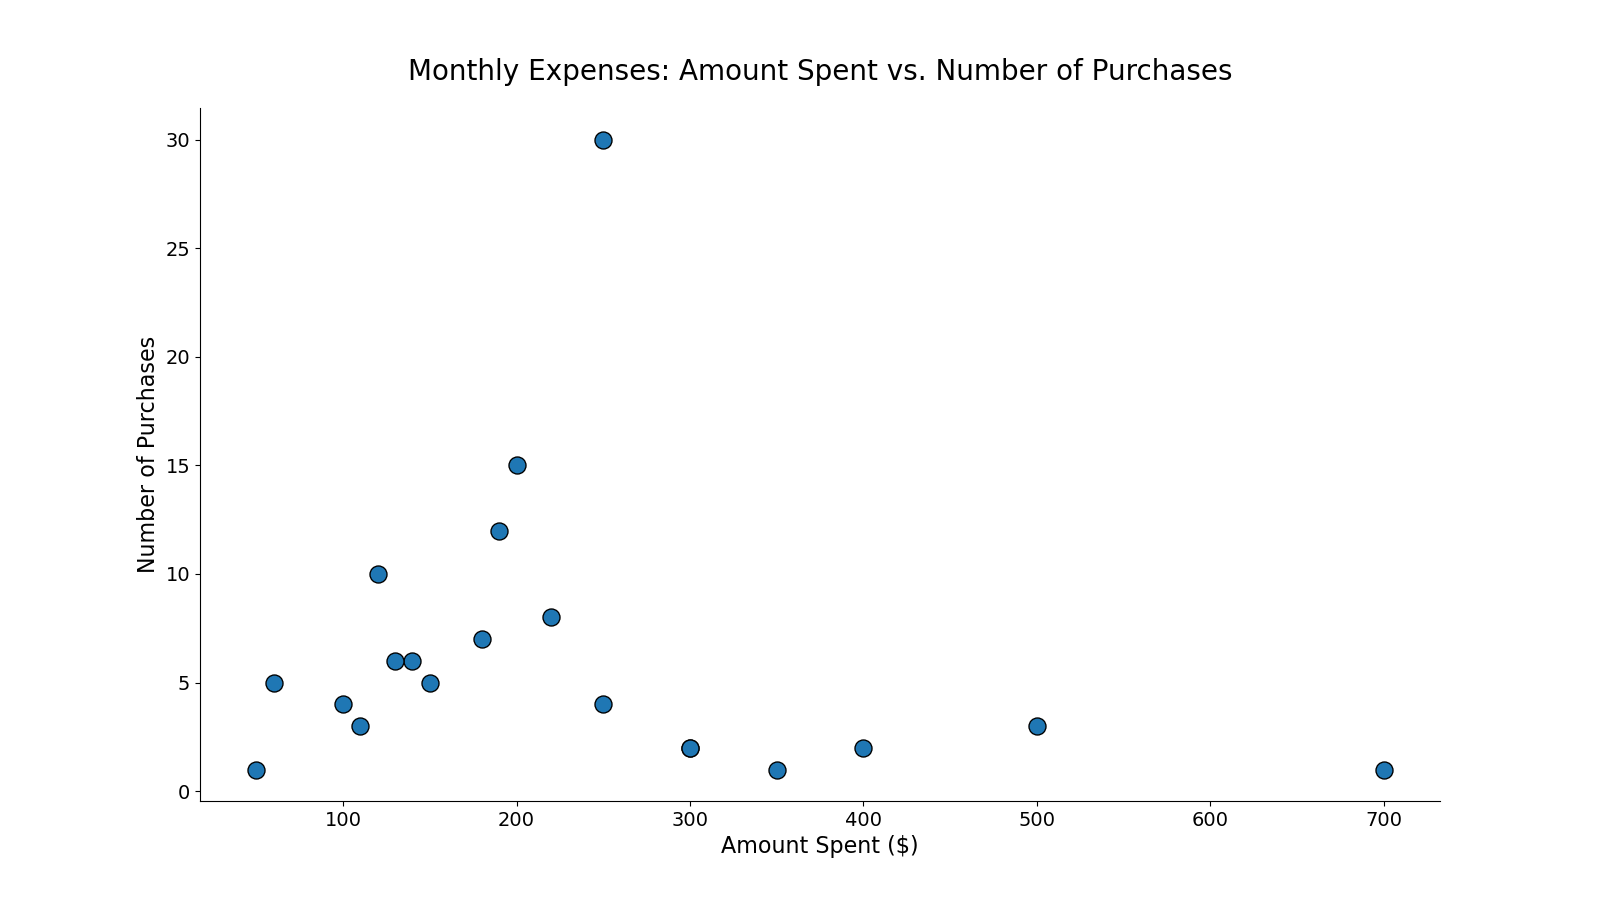

Here is the Python script that generated this plot:

import seaborn as sns
import matplotlib.pyplot as plt
import pandas as pd
from io import StringIO

data = """
Category,Amount_Spent,Number_of_Purchases
Groceries,250,30
Clothing,150,5
Electronics,300,2
Dining,200,15
Travel,500,3
Entertainment,120,10
Healthcare,180,7
Utilities,220,8
Transportation,190,12
Education,250,4
Personal_Care,140,6
Housing,700,1
Insurance,300,2
Savings,400,2
Investments,350,1
Charity,50,1
Pets,100,4
Subscriptions,60,5
Gifts,110,3
Miscellaneous,130,6
"""

df = pd.read_csv(StringIO(data))

plt.figure(figsize=(16, 9))
scatter = sns.scatterplot(
    data=df, 
    x="Amount_Spent", 
    y="Number_of_Purchases", 
    palette=sns.color_palette(["#1f77b4", "#ff7f0e", "#2ca02c", "#d62728", "#9467bd"]),
    edgecolor="k", s=150
)

scatter.set_title('Monthly Expenses: Amount Spent vs. Number of Purchases', fontsize=20, pad=20)
scatter.set_xlabel('Amount Spent ($)', fontsize=16)
scatter.set_ylabel('Number of Purchases', fontsize=16)

plt.xticks(fontsize=14)
plt.yticks(fontsize=14)

sns.despine()

plt.show()
